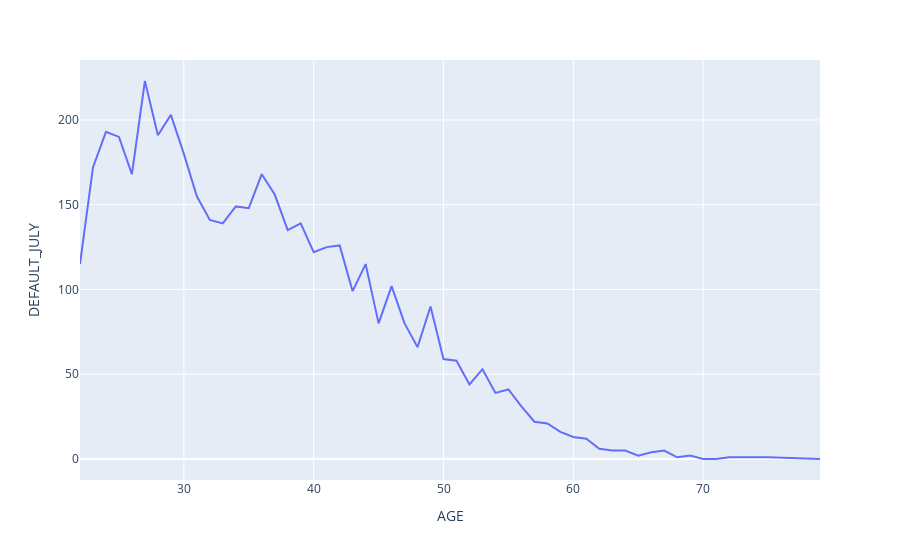

Notebook source saved alongside this figure:
### Code cell
fig = px.line(aggr4, x='AGE', y='DEFAULT_JULY')
fig.show()

### Figure 1 — Plotly figure (JSON) as saved in the notebook; plotly's stock layout.template omitted (floating-point values rounded to 4 significant figures)
{"data": [{"hovertemplate": "AGE=%{x}<br>DEFAULT_JULY=%{y}<extra></extra>", "legendgroup": "", "line": {"color": "#636efa", "dash": "solid"}, "marker": {"symbol": "circle"}, "mode": "lines", "name": "", "orientation": "v", "showlegend": false, "type": "scatter", "x": [22, 23, 24, 25, 26, 27, 28, 29, 30, 31, 32, 33, 34, 35, 36, 37, 38, 39, 40, 41, 42, 43, 44, 45, 46, 47, 48, 49, 50, 51, 52, 53, 54, 55, 56, 57, 58, 59, 60, 61, 62, 63, 64, 65, 66, 67, 68, 69, 70, 71, 72, 73, 75, 79], "xaxis": "x", "y": [115, 172, 193, 190, 168, 223, 191, 203, 180, 155, 141, 139, 149, 148, 168, 156, 135, 139, 122, 125, 126, 99, 115, 80, 102, 80, 66, 90, 59, 58, 44, 53, 39, 41, 31, 22, 21, 16, 13, 12, 6, 5, 5, 2, 4, 5, 1, 2, 0, 0, 1, 1, 1, 0], "yaxis": "y"}], "layout": {"autosize": true, "legend": {"tracegroupgap": 0}, "margin": {"t": 60}, "xaxis": {"anchor": "y", "autorange": true, "domain": [0, 1], "range": [22, 79], "title": {"text": "AGE"}, "type": "linear"}, "yaxis": {"anchor": "x", "autorange": true, "domain": [0, 1], "range": [-12.39, 235.4], "title": {"text": "DEFAULT_JULY"}, "type": "linear"}}}
